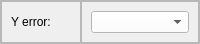
                          <widget class="QFrame" name="frame_25">
                           <property name="maximumSize">
                            <size>
                             <width>16777215</width>
                             <height>40</height>
                            </size>
                           </property>
                           <property name="frameShape">
                            <enum>QFrame::StyledPanel</enum>
                           </property>
                           <property name="frameShadow">
                            <enum>QFrame::Raised</enum>
                           </property>
                           <layout class="QHBoxLayout" name="horizontalLayout_22">
                            <property name="spacing">
                             <number>0</number>
                            </property>
                            <property name="leftMargin">
                             <number>0</number>
                            </property>
                            <property name="topMargin">
                             <number>0</number>
                            </property>
                            <property name="rightMargin">
                             <number>0</number>
                            </property>
                            <property name="bottomMargin">
                             <number>0</number>
                            </property>
                            <item>
                             <widget class="QFrame" name="frame_30">
                              <property name="maximumSize">
                               <size>
                                <width>80</width>
                                <height>16777215</height>
                               </size>
                              </property>
                              <property name="frameShape">
                               <enum>QFrame::StyledPanel</enum>
                              </property>
                              <property name="frameShadow">
                               <enum>QFrame::Raised</enum>
                              </property>
                              <widget class="QLabel" name="label_9">
                               <property name="geometry">
                                <rect>
                                 <x>10</x>
                                 <y>10</y>
                                 <width>151</width>
                                 <height>21</height>
                                </rect>
                               </property>
                               <property name="text">
                                <string>Y error:</string>
                               </property>
                              </widget>
                             </widget>
                            </item>
                            <item>
                             <widget class="QFrame" name="frame_31">
                              <property name="frameShape">
                               <enum>QFrame::StyledPanel</enum>
                              </property>
                              <property name="frameShadow">
                               <enum>QFrame::Raised</enum>
                              </property>
                              <layout class="QHBoxLayout" name="horizontalLayout_19">
                               <item>
                                <widget class="QComboBox" name="comboBox_analysis_y_error">
                                 <property name="styleSheet">
                                  <string notr="true">color: rgb(0, 0, 0);
background-color: rgb(255, 255, 255);</string>
                                 </property>
                                </widget>
                               </item>
                              </layout>
                             </widget>
                            </item>
                           </layout>
                          </widget>
